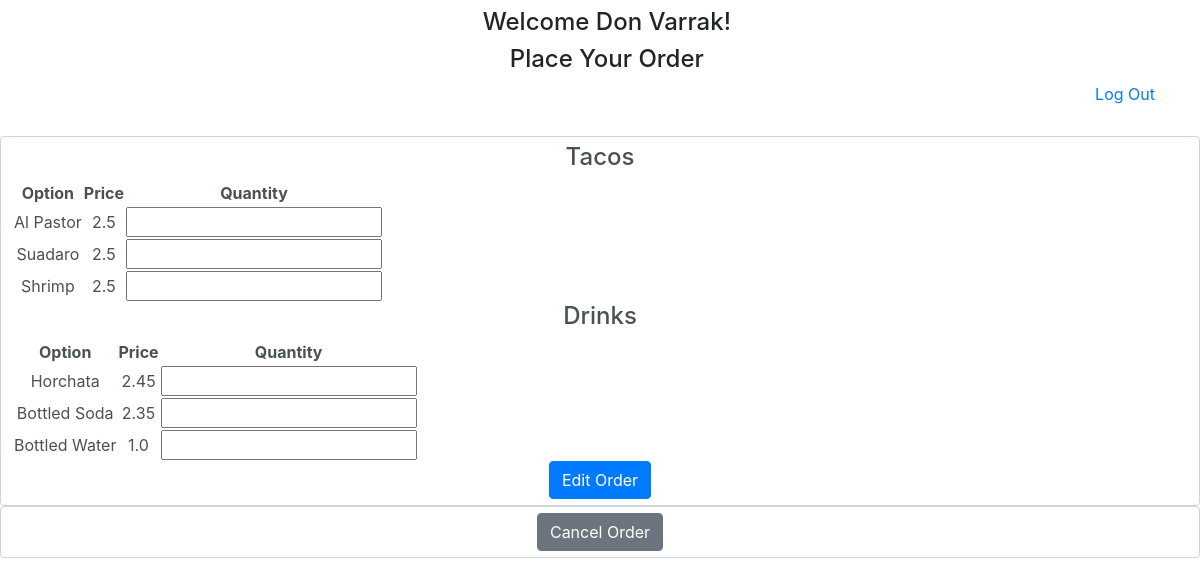
The app's page /view_cart (signed in) with its own data.
### models.py (models this page shows)
class Product(db.Model):
    id = db.Column(db.Integer, primary_key=True)
    name = db.Column(db.String(145))
    price = db.Column(db.Float)
    cat_id = db.Column(db.Integer, db.ForeignKey('category.id'))
    created_at = db.Column(db.DateTime, server_default=func.now())
    updated_at = db.Column(db.DateTime, server_default=func.now(), onupdate=func.now())

### controller_functions.py (the view, shortened to what this page needs)
def view_cart():
    print(request.form)
    items_arr = []
    f = request.form
    items = Product.query.all()
    for item in items:
        items_dict = {}
        items_dict['name'] = item.name
        items_dict['id'] = item.id
        items_dict['cat_id'] = item.cat_id
        items_dict['price'] = item.price
        items_arr.append(items_dict)
    return render_template("edit_order.html", name = session["name"], user_id = session["user_id"], items=items_arr)

### templates/edit_order.html (shortened to what this page needs)
<!DOCTYPE html>
<html lang="en">
<head>
    <link rel="stylesheet" type="text/css" href="{{ url_for('static', filename='css/bootstrap.css') }}">
</head>
<body>
    <div class="header">
        <h4>Welcome {{name}}!</h4>
        <h4>Place Your Order</h4>
        <a href="/" class="header_text"> Log Out</a>
    </div>
    <form action="/add_to_cart" method="POST" class="form-control" id="add_to_cart">
        <h4>Tacos</h4>
            <table>
                <tr>
                    <th>Option</th>
                    <th>Price</th>
                    <th>Quantity</th>
                </tr>
                {% for item in items%}
                {%if item.cat_id ==1 %}
                <tr>
                    <td><input type="hidden" name="{{item.name}}" value="{{item.name}}"> {{item.name}} </td>
                    <td><input type="hidden" name="{{item.price}}" value="{{item.price}}"> {{item.price}} </td>
                    <td><input type="text" name = "{{item.id}}" id="qty" value="{{item.quantity}}"></td>
                </tr>
                {%endif%}
                {%endfor%}
            </table>
        <h4>Drinks</h4>
        <table>
            <tr>
                <th>Option</th>
                <th>Price</th>
                <th>Quantity</th>
            </tr>
            {% for item in items%}
            {%if item.cat_id ==2 %}
            <tr>
                <td><input type="hidden" name="{{item.name}}" value="{{item.name}}"> {{item.name}} </td>
                <td><input type="hidden" name="{{item.price}}" value="{{item.price}}"> {{item.price}} </td>
                <td><input type="text" name = "{{item.id}}" id="qty" value="{{item.quantity}}"></td>
            </tr>
            {%endif%}
            {%endfor%}
        </table>
        <input type="submit" value="Edit Order" class="btn btn-primary">
    </form>
    <form action="/cancel" method="POST" class="form-control" id="cancel">
        <input type="submit" value="Cancel Order" class="btn btn-secondary">
    </form>
</body>
</html>

### records on screen
Product: name "Al Pastor", price "2.5"
Product: name "Suadaro", price "2.5"
Product: name "Shrimp", price "2.5"
Product: name "Horchata", price "2.45"
Product: name "Bottled Soda", price "2.35"
Product: name "Bottled Water", price "1.0"

### other values on screen
{{ name }} "Don Varrak"
